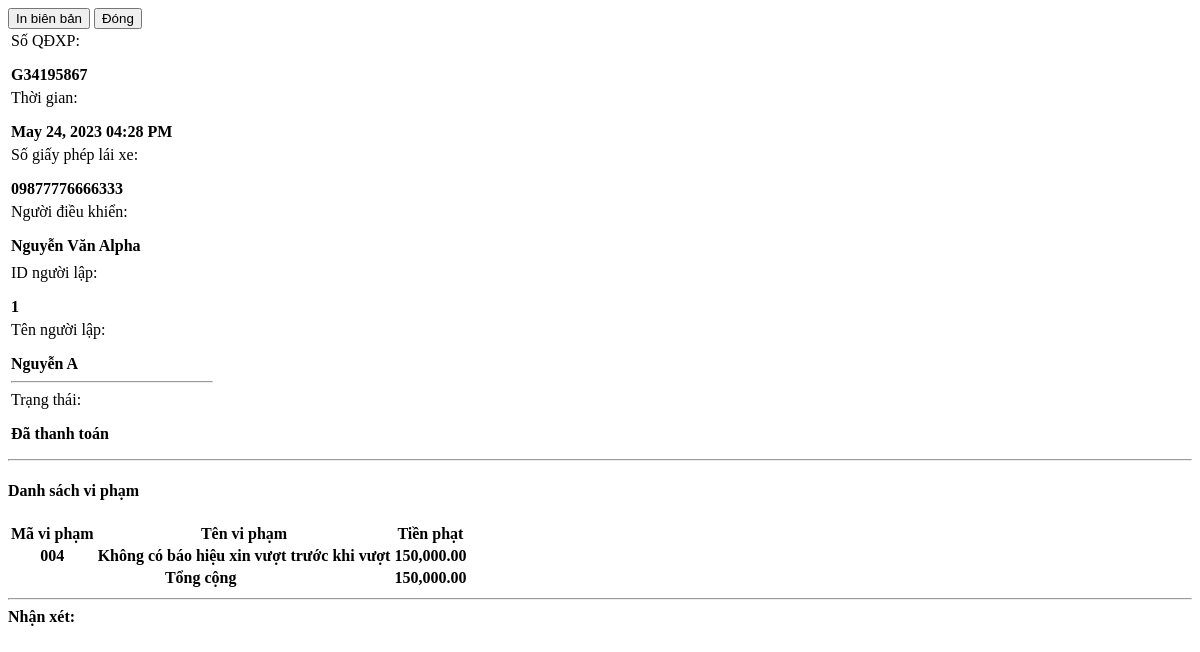
/admin/violations/view_details.php?id=54, run on the app's committed database.
### tables this page shows
CREATE TABLE `violation_items` (
  `driver_violation_id` int(30) NOT NULL,
  `violation_id` int(30) DEFAULT NULL,
  `fine` float NOT NULL,
  `status` tinyint(1) NOT NULL DEFAULT 0 COMMENT '0=pending, 1=paid',
  `date_created` datetime NOT NULL DEFAULT current_timestamp()
);

CREATE TABLE `violations` (
  `id` int(30) NOT NULL,
  `code` varchar(50) NOT NULL,
  `name` text NOT NULL,
  `description` text NOT NULL,
  `min_fine` float NOT NULL,
  `max_fine` float NOT NULL,
  `law_id` int(30) NOT NULL,
  `fine` float NOT NULL,
  `status` tinyint(4) NOT NULL DEFAULT 1 COMMENT '0=Inactive, 1=Active',
  `date_created` datetime NOT NULL DEFAULT current_timestamp(),
  `date_updated` datetime DEFAULT NULL ON UPDATE current_timestamp()
);

### admin/violations/view_details.php (the view, shortened to what this page needs)
<?php
require_once('../../config.php');
if(isset($_GET['id']) && $_GET['id'] > 0){
    $qry2 = $conn->query("SELECT i.*,o.code,o.name from `violation_items` i inner join `violations` o on i.violation_id = o.id where i.driver_violation_id = '{$_GET['id']}' ");
    $violation_arr = array();
	if($qry2->num_rows > 0){
        while($row = $qry2->fetch_assoc()){
            $violation_arr[]=$row;
        }
    }
}
?>
<div class="container-fluid">
    <div class="w-100 d-flex justify-content-end mb-2">
        <button class="btn btn-flat btn-sm btn-default bg-lightblue" type="button" id="print"><i class="fa fa-print"></i> In biên bản</button>
        <button class="btn btn-flat btn-sm btn-default bg-black" data-dismiss="modal"><i class="fa fa-times"></i> Đóng</button>
    </div>
    <div class="border border-dark px-2 py-2" id="print_out">
        <table class="table boder-0">
            <tr class='boder-0'>
                <td width="80%" class='boder-0 align-bottom'>
                    <div class="row">
                        <div class="col-12">
                            <div class="row justify-content-between  w-max-100">
                                <div class="col-6 d-flex w-max-100">
                                    <label class="float-left w-auto whitespace-nowrap">Số QĐXP: </label>
                                    <p class="col-md-auto border-bottom px-2 border-dark w-100"><b><?php echo $ticket_no ?></b></p>
                                </div>
                                <div class="col-6 d-flex w-max-100">
                                    <label class="float-left w-auto whitespace-nowrap">Thời gian: </label>
                                    <p class="col-md-auto border-bottom px-2 border-dark w-100"><b><?php echo date("M d, Y h:i A",strtotime($date_created)) ?></b></p>
                                </div>
                            </div>
                            <div class="d-flex w-max-100">
                                <label class="float-left w-auto whitespace-nowrap">Số giấy phép lái xe:</label>
                                <p class="col-md-auto border-bottom border-dark w-100"><b><?php echo $license_id_no ?></b></p>
                            </div>
                            <div class="d-flex w-max-100">
                                <label class="float-left w-auto whitespace-nowrap">Người điều khiển:</label>
                                <p class="col-md-auto border-bottom border-dark w-100"><b><?php echo $driver ?></b></p>
                            </div>
                        </div>
                    </div>
                </td>
            </tr>
            <tr>
                <td colspan='2'>
                    <div class="d-flex w-max-100">
                        <label class="float-left w-auto whitespace-nowrap">ID người lập:</label>
                        <p class="col-md-auto border-bottom border-dark w-100"><b><?php echo $officer_id ?></b></p>
                    </div>
                    <div class="d-flex w-max-100">
                        <label class="float-left w-auto whitespace-nowrap">Tên người lập:</label>
                        <p class="col-md-auto border-bottom border-dark w-100"><b><?php echo $officer_name ?></b></p>
                    </div>
                    <hr>
                    <div class="d-flex w-max-100">
                        <label class="float-left w-auto whitespace-nowrap">Trạng thái:</label>
                        <p class=" border-bottom border-dark px-4"><b><?php echo ($status == 1) ? "Đã thanh toán" : "Chưa thanh toán" ?></b></p>
                    </div>
                </td>
            </tr>
        </table>
        <hr class='bg-dark border-dark'>
        <h4 class="text-center"><b>Danh sách vi phạm</b></h4>
        <table class='table table-stripped px-4'>
            <thead>
                <tr>
                    <th>Mã vi phạm</th>
                    <th>Tên vi phạm</th>
                    <th class="text-right">Tiền phạt</th>
                </tr>
            </thead>
            <tbody>
                <?php
                foreach($violation_arr as $row):
                ?>
                <tr>
                    <th><?php echo $row['code'] ?></th>
                    <th><?php echo $row['name'] ?></th>
                    <th class='text-right'><?php echo number_format($row['fine'],2) ?></th>
                </tr>
                <?php endforeach; ?>
            </tbody>
            <tfoot>
                <tr>
                    <th class='text-center' colspan="2">Tổng cộng</th>
                    <th class="text-right"><?php echo number_format($total_amount,2) ?></th>
                </tr>
            </tfoot>
        </table>
        <hr class="bg-dark border-dark">
        <b>Nhận xét:</b>
    </div>
</div>

### admin/violations/view_details.php (style rules this page uses)
p,label { margin-bottom:5px; }

### data on the page
violation_items: violation.code "004", violation.name "Không có báo hiệu xin vượt trước khi vượt", fine "150,000.00"

### other printed values
$ticket_no "G34195867"
date("M d, Y h:i A",strtotime($date_created)) "May 24, 2023 04:28 PM"
$license_id_no "09877776666333"
$driver "Nguyễn Văn Alpha"
$officer_id "1"
$officer_name "Nguyễn A"
$total_amount "150,000.00"
